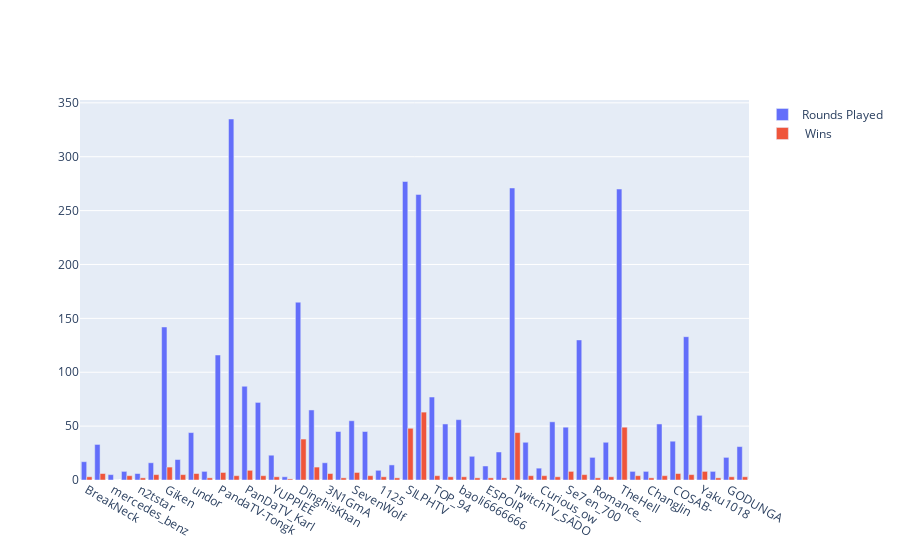

The notebook cell this image was saved under:
### Code cell
#call date and plots for visualization

layout = go.Layout(barmode = 'group')

fig = go.Figure(data = [trace1, trace2], layout=layout)

iplot(fig, filename='grouped-bar')

### Figure 1 — Plotly figure (JSON) as saved in the notebook; plotly's stock layout.template omitted (floating-point values rounded to 4 significant figures)
{"data": [{"name": "Rounds Played", "type": "bar", "x": ["BreakNeck", "Blackwalk", "mercedes_benz", "DORA", "n2tstar", "coldoxygen", "Giken", "KoreaNo1", "undor", "Fordune", "PandaTV-Tongk", "Benny-_-", "PanDaTV_Karl", "homeboye", "YUPPIEE", "Doomhammer", "DinghisKhan", "YoonRoot", "3N1GmA", "synthtail", "SevenWolf", "FZTEAMLDS", "1125", "BombBurst", "SILPHTV", "SexyPIG", "TOP_94", "zeggi", "baoli6666666", "Toadoo1", "ESPOIR", "SuPoo", "TwitchTV_SADO", "cn_NEO", "Curious_ow", "PanDaTV652714", "Se7en_700", "AKfun", "Romance_", "Dongwonchamchi", "TheHell", "BDBDBB", "ChangJin", "CraXlayer", "COSAB-", "HyukOh", "Yaku1018", "BanMyo", "GODUNGA", "Pull7"], "y": [17, 33, 5, 8, 6, 16, 142, 19, 44, 8, 116, 335, 87, 72, 23, 3, 165, 65, 16, 45, 55, 45, 9, 14, 277, 265, 77, 52, 56, 22, 13, 26, 271, 35, 11, 54, 49, 130, 21, 35, 270, 8, 8, 52, 36, 133, 60, 8, 21, 31]}, {"name": " Wins", "type": "bar", "x": ["BreakNeck", "Blackwalk", "mercedes_benz", "DORA", "n2tstar", "coldoxygen", "Giken", "KoreaNo1", "undor", "Fordune", "PandaTV-Tongk", "Benny-_-", "PanDaTV_Karl", "homeboye", "YUPPIEE", "Doomhammer", "DinghisKhan", "YoonRoot", "3N1GmA", "synthtail", "SevenWolf", "FZTEAMLDS", "1125", "BombBurst", "SILPHTV", "SexyPIG", "TOP_94", "zeggi", "baoli6666666", "Toadoo1", "ESPOIR", "SuPoo", "TwitchTV_SADO", "cn_NEO", "Curious_ow", "PanDaTV652714", "Se7en_700", "AKfun", "Romance_", "Dongwonchamchi", "TheHell", "BDBDBB", "ChangJin", "CraXlayer", "COSAB-", "HyukOh", "Yaku1018", "BanMyo", "GODUNGA", "Pull7"], "y": [3, 6, 0, 4, 2, 5, 12, 5, 6, 2, 7, 4, 9, 4, 3, 1, 38, 12, 6, 2, 7, 4, 3, 2, 48, 63, 4, 3, 3, 2, 2, 2, 44, 4, 4, 3, 8, 5, 2, 3, 49, 4, 2, 4, 6, 5, 8, 2, 3, 3]}], "layout": {"barmode": "group"}}
